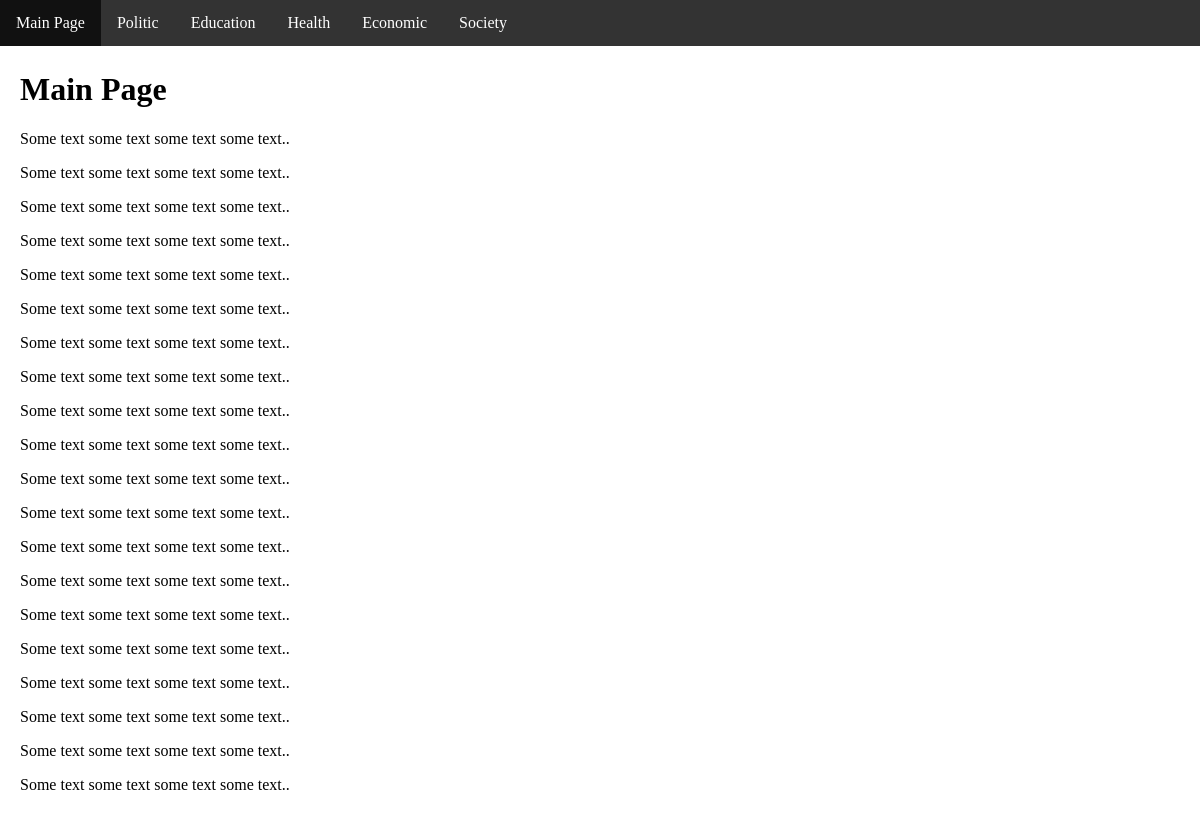
The page / on the database its author committed.
### blog/models.py (models this page shows, shortened)
class Category(models.Model):
    name = models.CharField(max_length=50)
    path = models.CharField(max_length=50)
    created = models.DateTimeField(auto_now_add=True)

### blog/views.py (the view)
# urls.py: path('', views.index, name='index'),
def index(request):
    category_list = Category.objects.all()
    context = {
        'categories': category_list
    }
    return render(request, 'index.html', context)

### template/index.html (shortened to what this page needs)
<!DOCTYPE html>
<html>
<head>
</head>
<body>
<ul>
  <li><a href="{% url 'index' %}">Main Page</a></li>
  {% for i in categories %}
  <li><a href="{% url 'posts' id=i.id %}">{{ i.name }}</a></li>
  {% endfor %}
</ul>
<div style="padding:20px;margin-top:30px;height:1500px;">
  <h1>Main Page</h1>
  <p>Some text some text some text some text..</p>
  <p>Some text some text some text some text..</p>
  <p>Some text some text some text some text..</p>
  <p>Some text some text some text some text..</p>
  <p>Some text some text some text some text..</p>
  <p>Some text some text some text some text..</p>
  <p>Some text some text some text some text..</p>
  <p>Some text some text some text some text..</p>
  <p>Some text some text some text some text..</p>
  <p>Some text some text some text some text..</p>
  <p>Some text some text some text some text..</p>
  <p>Some text some text some text some text..</p>
  <p>Some text some text some text some text..</p>
  <p>Some text some text some text some text..</p>
  <p>Some text some text some text some text..</p>
  <p>Some text some text some text some text..</p>
  <p>Some text some text some text some text..</p>
  <p>Some text some text some text some text..</p>
  <p>Some text some text some text some text..</p>
  <p>Some text some text some text some text..</p>
</div>
</body>
</html>

### template/index.html (style rules this page uses)
body { margin:0; }
ul { list-style-type: none; margin: 0; padding: 0; overflow: hidden; background-color: #333; position: fixed; top: 0; width: 100%; }
li { float: left; }
li a { display: block; color: white; text-align: center; padding: 14px 16px; text-decoration: none; }

### rows shown on the page
Category: name "Politic"
Category: name "Education"
Category: name "Health"
Category: name "Economic"
Category: name "Society"
